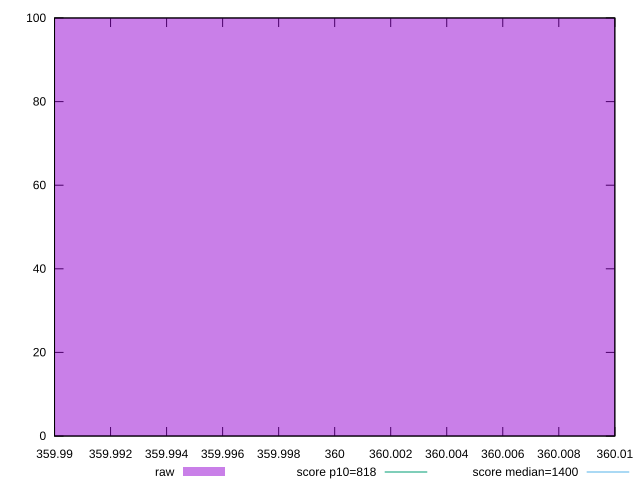

Reproduce this figure in gnuplot.
reset

$raw <<EOF
360 100
EOF

set key outside below
set boxwidth 0.1
set xrange [359.99:360.01]
set yrange [0:100]
set trange [0:100]
set style fill transparent solid 0.5 noborder

set parametric
set terminal svg size 640, 490 enhanced background rgb 'white'
set output "report_00015_2021-02-09T16-11-33.973Z/dom-size/samples/pages/raw/histogram.svg"

plot $raw title "raw" with boxes, \
     818,t title "score p10=818", \
     1400,t title "score median=1400"

reset
